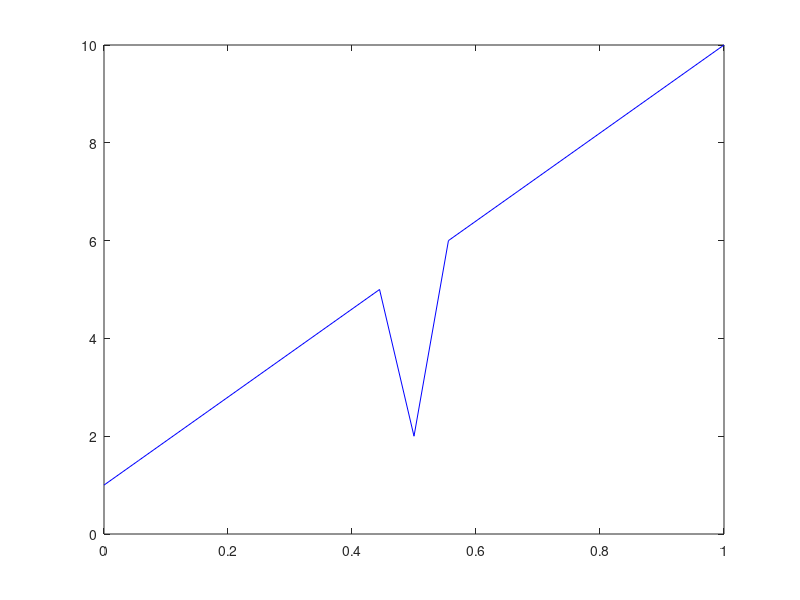

MATLAB code for this plot: (Note: this script raises an error after producing the figure.)
clf
hold off
clear;
x = [1:0.5:10]
n = length(x)
x(10) = 2
t = linspace(0,1,n)
plot(t,x, 'b')
hold on

[f, fe, fev] = encoder_filter(x)
plot(t,f, 'og');
plot(t,fe, 'm');
plot(t,fev, 'r');